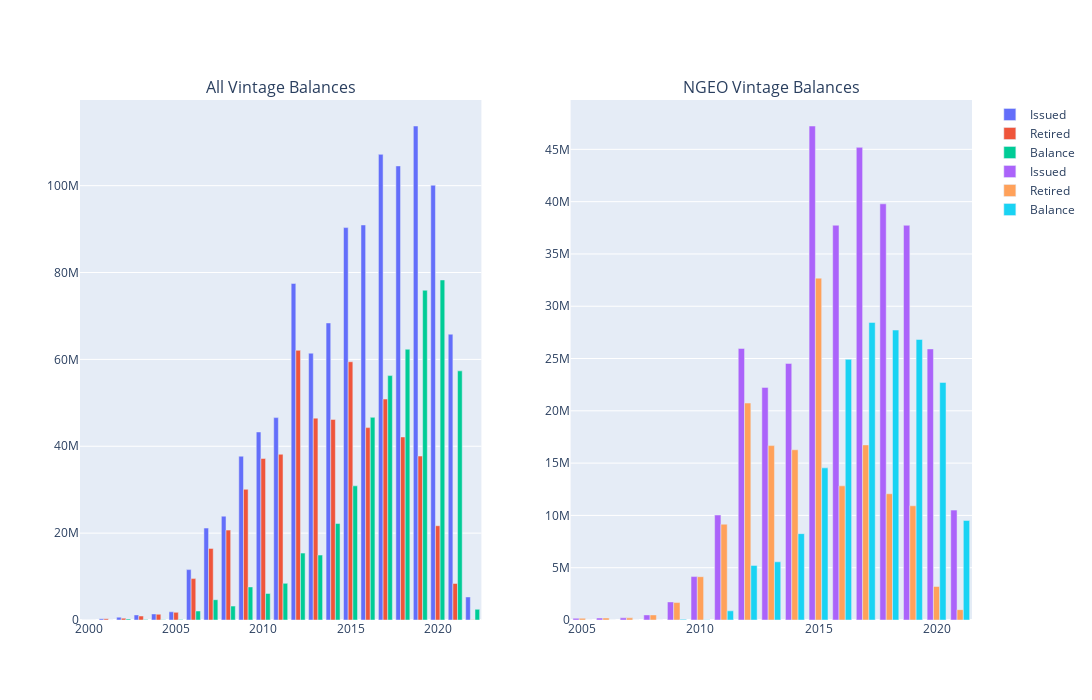

This figure's notebook cell:
### Code cell
fig = make_subplots(rows=1, cols=2, subplot_titles=("All Vintage Balances","NGEO Vintage Balances"))

df_all = balance_subplots(method='All')
for col in list(df_all)[1:]:
#    #print(col)
    fig.add_trace(go.Bar(x=df_all.Vintage, y=df_all[col], name = col), row=1, col=1)
    
df_ngeo = balance_subplots(method='NGEO')
for col in list(df_ngeo)[1:]:
#    #print(col)
    fig.add_trace(go.Bar(x=df_ngeo.Vintage, y=df_ngeo[col], name = col), row=1, col=2)
    
fig.update_layout(height=700, width=1600)
fig.show()

### Figure 1 — Plotly figure (JSON) as saved in the notebook; plotly's stock layout.template omitted (floating-point values rounded to 4 significant figures)
{"data": [{"name": "Issued", "type": "bar", "x": [2000, 2001, 2002, 2003, 2004, 2005, 2006, 2007, 2008, 2009, 2010, 2011, 2012, 2013, 2014, 2015, 2016, 2017, 2018, 2019, 2020, 2021, 2022], "xaxis": "x", "y": [12167, 291241, 654211, 1171206, 1394715, 1889530, 11600519, 21165868, 23903690, 37709519, 43288272, 46596173, 77482271, 61424998, 68387322, 90346498, 90946414, 107205271, 104543649, 113732605, 100096623, 65796215, 5307314], "yaxis": "y"}, {"name": "Retired", "type": "bar", "x": [2000, 2001, 2002, 2003, 2004, 2005, 2006, 2007, 2008, 2009, 2010, 2011, 2012, 2013, 2014, 2015, 2016, 2017, 2018, 2019, 2020, 2021, 2022], "xaxis": "x", "y": [12167, 273625, 422408, 913046, 1315596, 1755562, 9527570, 16485206, 20691981, 30087280, 37175029, 38156413, 62082305, 46477172, 46180489, 59453704, 44291075, 50868994, 42140343, 37741882, 21703710, 8404648, 75881], "yaxis": "y"}, {"name": "Balance", "type": "bar", "x": [2000, 2001, 2002, 2003, 2004, 2005, 2006, 2007, 2008, 2009, 2010, 2011, 2012, 2013, 2014, 2015, 2016, 2017, 2018, 2019, 2020, 2021, 2022], "xaxis": "x", "y": [0, 17616, 231803, 118875, 79119, 133968, 2072949, 4671859, 3201897, 7614623, 6113243, 8437536, 15399966, 14947826, 22206833, 30883951, 46655339, 56267614, 62337372, 75920845, 78281187, 57356808, 2463646], "yaxis": "y"}, {"name": "Issued", "type": "bar", "x": [2005, 2006, 2007, 2008, 2009, 2010, 2011, 2012, 2013, 2014, 2015, 2016, 2017, 2018, 2019, 2020, 2021], "xaxis": "x2", "y": [162219, 190864, 204477, 488025, 1729272, 4152023, 10036111, 25965034, 22238664, 24534025, 47232867, 37746917, 45190724, 39790407, 37740637, 25919009, 10505812], "yaxis": "y2"}, {"name": "Retired", "type": "bar", "x": [2005, 2006, 2007, 2008, 2009, 2010, 2011, 2012, 2013, 2014, 2015, 2016, 2017, 2018, 2019, 2020, 2021], "xaxis": "x2", "y": [162219, 190864, 204394, 486980, 1667679, 4139685, 9159963, 20742228, 16673791, 16276565, 32686647, 12824338, 16740004, 12069743, 10917585, 3204723, 989401], "yaxis": "y2"}, {"name": "Balance", "type": "bar", "x": [2005, 2006, 2007, 2008, 2009, 2010, 2011, 2012, 2013, 2014, 2015, 2016, 2017, 2018, 2019, 2020, 2021], "xaxis": "x2", "y": [0, 0, 83, 1045, 61593, 12338, 876148, 5222806, 5564873, 8257460, 14546220, 24922579, 28450720, 27720664, 26823052, 22714286, 9516411], "yaxis": "y2"}], "layout": {"annotations": [{"font": {"size": 16}, "showarrow": false, "text": "All Vintage Balances", "x": 0.225, "xanchor": "center", "xref": "paper", "y": 1, "yanchor": "bottom", "yref": "paper"}, {"font": {"size": 16}, "showarrow": false, "text": "NGEO Vintage Balances", "x": 0.775, "xanchor": "center", "xref": "paper", "y": 1, "yanchor": "bottom", "yref": "paper"}], "height": 700, "width": 1600, "xaxis": {"anchor": "y", "domain": [0, 0.45]}, "xaxis2": {"anchor": "y2", "domain": [0.55, 1]}, "yaxis": {"anchor": "x", "domain": [0, 1]}, "yaxis2": {"anchor": "x2", "domain": [0, 1]}}}
